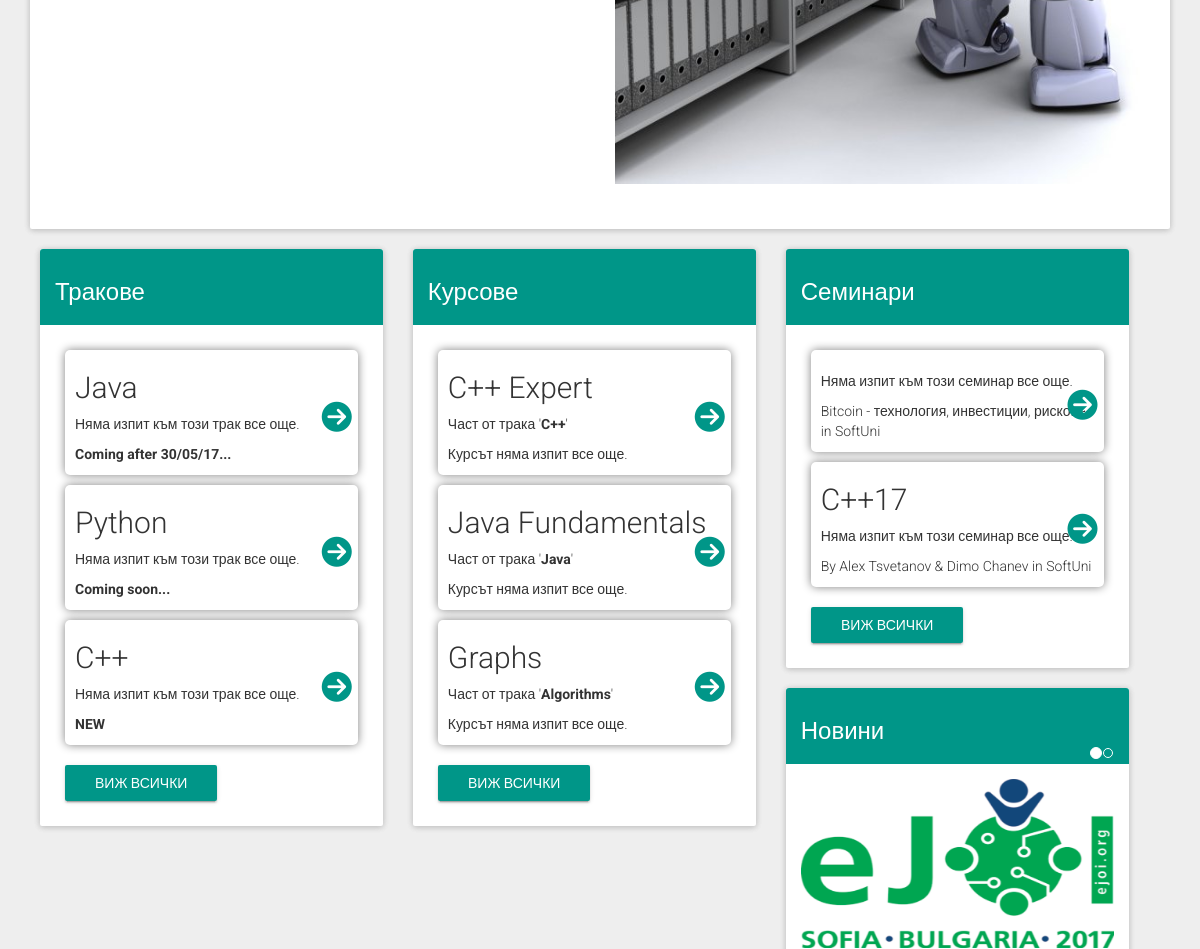
Before: / (middle part) with the older database file.
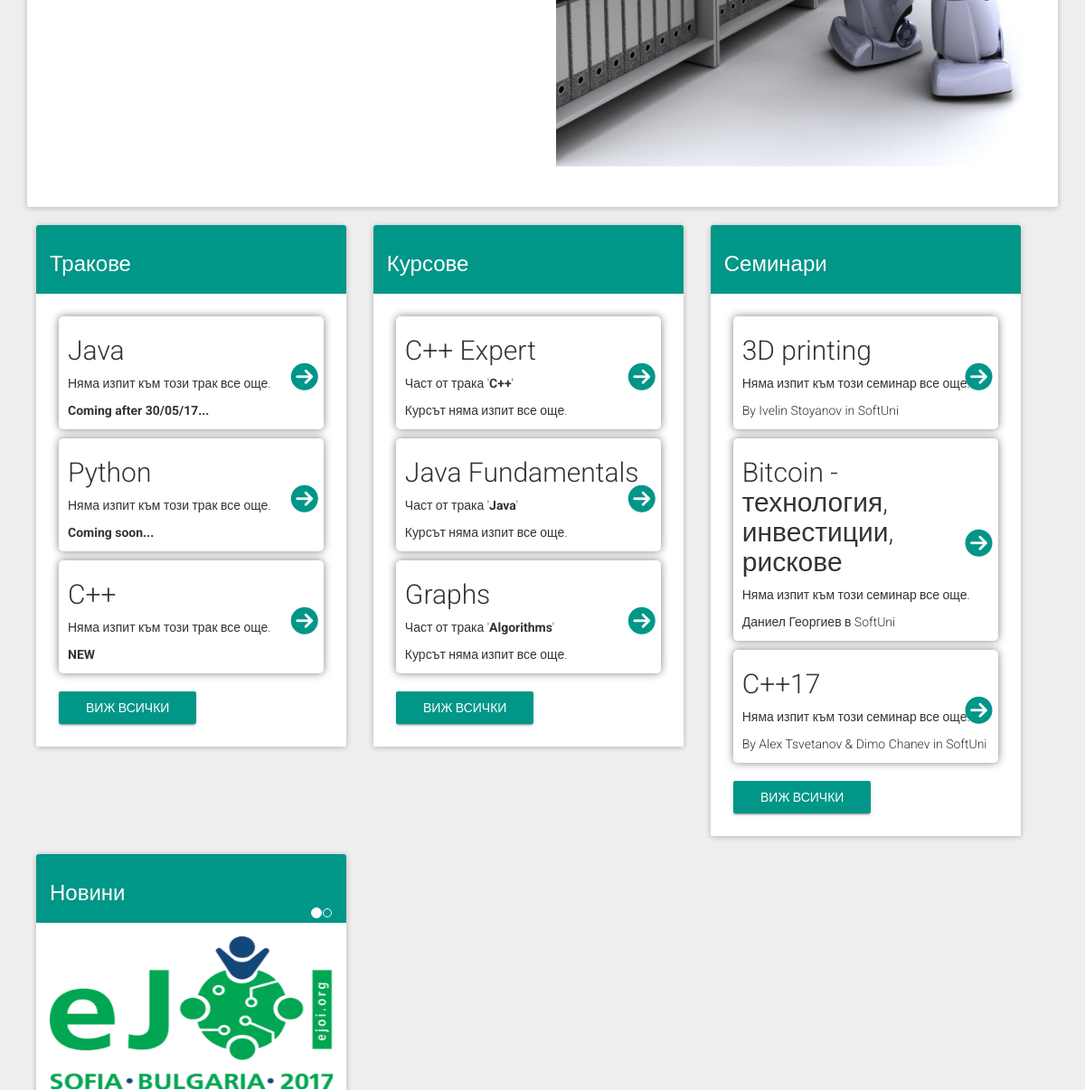
After: the same page with the newer database file.
### tables this page shows
CREATE TABLE `Tracks` (
  `Num` bigint(20) UNSIGNED NOT NULL,
  `ID` text NOT NULL,
  `Name` text NOT NULL,
  `Folder` text NOT NULL,
  `ExamLink` text NOT NULL,
  `Author` text NOT NULL
);

CREATE TABLE `Courses` (
  `Num` bigint(20) UNSIGNED NOT NULL,
  `ID` text NOT NULL,
  `Track` text NOT NULL,
  `Link` text NOT NULL,
  `Label` text NOT NULL,
  `ExamLink` text
);

CREATE TABLE `Seminars` (
  `Num` bigint(20) UNSIGNED NOT NULL,
  `ID` text NOT NULL,
  `Name` text NOT NULL,
  `Link` text NOT NULL,
  `Source` text NOT NULL,
  `Label` text NOT NULL,
  `ExamLink` text,
  `Author` text NOT NULL
);

CREATE TABLE `News` (
  `Num` bigint(20) UNSIGNED NOT NULL,
  `img` text NOT NULL,
  `alt` text NOT NULL,
  `intro` text NOT NULL,
  `info` text NOT NULL,
  `full_info` text NOT NULL,
  `when` text NOT NULL
);

### lib/mysql.php (called while the page is built, shortened)
<?php
	class MySQL
	{
		public  $servername = "localhost";
		private $username = "root";
		private $password = "tts2002";
		public $conn;
		function __construct (string $dbname_param)
		{
			$this->dbname = $dbname_param;
			$this->conn = new mysqli ($this->servername, $this->username, $this->password, $this->dbname);
		}
		function query (string $command)
		{
			return ($this->conn->query ($command));
		}
	}
?>

### lib/get/news.php (the view, shortened to what this page needs)
<?php
	include_once ($_SERVER["DOCUMENT_ROOT"] . "/lib/mysql.php");
	$dbname = "Infocourse";
	$conn = new MySQL ($dbname);
	$sql = "SELECT * FROM `News` ORDER BY `Num` DESC LIMIT 3";
	$result = $conn->query($sql);
	if ($result->num_rows > 0)
	{
		$items="";
		$index=0;
		while($row = $result->fetch_assoc())
		{
			if ($index == 0)
				$indicatiors = $indicatiors . '<li data-target="#carousel-news" data-slide-to="'.$index.'" class="indicator-item active"></li>';
			else
				$indicatiors = $indicatiors . '<li data-target="#carousel-news" data-slide-to="'.$index.'" class="indicator-item"></li>';
			if ($index == 0)
				$items = $items . ' <div class="news item active"> <div class="content"><a href="/news"> <img src="'.$row["img"].'" alt="'.$row["alt"].'"> </a> <div> <h3 class="post-title" title="'.$row["alt"].'"> <a href="/news">'.$row["alt"].'</a> </h3> <p class="home-page-news-description">'.$row["full_info"].'</p> </div></div> <p class="dots">&bull; &bull; &bull;</p> </div>';
			else
				$items = $items . ' <div class="news item"> <div class="content"><a href="/news"> <img src="'.$row["img"].'" alt="'.$row["alt"].'"> </a> <div> <h3 class="post-title" title="'.$row["alt"].'"> <a href="/news">'.$row["alt"].'</a> </h3> <p class="home-page-news-description">'.$row["full_info"].'</p> </div></div> <p class="dots">&bull; &bull; &bull;</p> </div>';
			$index ++;
		}
		echo '<div id="carousel-news" class="carousel slide news-slider" data-ride="carousel"> <ol class="carousel-indicators news-indicatiors"> '.$indicatiors.' </ol> <div class="carousel-inner" role="listbox"> '.$items.' </div> </div><script>$(\'#carousel-news\').carousel(); </script>';
	}
?>

### index.php (shortened to what this page needs)
<html lang="en"><head><link rel="stylesheet" href="/css/bootstrap.min.css"/><link rel="stylesheet" href="/css/bootstrap-material-design.min.css"/><link rel="stylesheet" href="/css/ripples.min.css"/><link rel="stylesheet" href="/css/snackbar.min.css"/><link rel="stylesheet" href="/css/extension.css"/><link href="/css/jumbotron.css" rel="stylesheet"/><link rel="stylesheet" href="/news/d9757859af.css"/><link rel="stylesheet" href="/node_modules/font-awesome/css/font-awesome.min.css"/>
</head><body>
<?php if (isset ($_SESSION["userid"])) { echo $_SESSION["name"]; } else { echo "Login"; } ?> <div class="container"><div class="row"><div class="col-md-12"><div class="panel panel-primary"><div class="panel-body"><?php include_once ($_SERVER["DOCUMENT_ROOT"] . "/lib/get/ait.php") ?><div class="col-md-6"><img src="/img/bot.jpg" class="img-responsive"/></div></div><div class="panel-body"><?php include_once ($_SERVER["DOCUMENT_ROOT"] . "/lib/get/ait.php") ?></div></div></div></div></div><ul class="row"><li class="col-md-4 col-sm-12 col-xs-12"><div class="panel panel-primary"><div class="panel-heading"><h3 class="list-title">Тракове</h3></div><div class="panel-body"><ul class="footer-list"><?php include_once ($_SERVER["DOCUMENT_ROOT"] . "/lib/get/mini-tracks.php");	?><li><a href="/trainings/tracks" style="margin-left: 10px; color: white !important;" class="btn btn-raised btn-success">Виж всички</a></li></ul></div></div></li><li class="col-md-4 col-sm-12 col-xs-12"><div class="panel panel-primary"><div class="panel-heading"><h3 class="list-title">Курсове</h3></div><div class="panel-body"><ul class="footer-list"><?php include_once ($_SERVER["DOCUMENT_ROOT"] . "/lib/get/mini-courses.php");	?><li><a href="/trainings/courses" style="margin-left: 10px; color: white !important;" class="btn btn-raised btn-success">Виж всички</a></li></ul></div></div></li><li class="col-md-4 col-sm-12 col-xs-12"><div class="panel panel-primary"><div class="panel-heading"><h3 class="list-title">Семинари</h3></div><div class="panel-body"><ul class="footer-list"><?php include_once ($_SERVER["DOCUMENT_ROOT"] . "/lib/get/mini-seminars.php");	?><li><a href="/trainings/seminars" style="margin-left: 10px; color: white !important;" class="btn btn-raised btn-success">Виж всички</a></li></ul></div></div></li><li class="col-md-4 col-sm-12 col-xs-12"><div class="panel panel-primary"><div class="panel-heading"><h3 class="list-title">Новини</h3></div><div class="panel-body"><?php include_once ($_SERVER["DOCUMENT_ROOT"] . "/lib/get/news.php");	?></div></div></li></ul></body></html>

### lib/get/mini-tracks.php
<?php
	include_once ($_SERVER["DOCUMENT_ROOT"] . "/lib/mysql.php");
	$dbname = "Infocourse";
	$conn = new MySQL ($dbname);
	$sql = "SELECT * FROM `Tracks` ORDER BY `Num` DESC LIMIT 3";
	$result = $conn->query($sql);
	if ($result->num_rows > 0)
	{
		while($row = $result->fetch_assoc())
		{
			echo "<li class=\"course-item\">";
			echo "<h2>{$row["Name"]} <a href=\"{$row["Folder"]}\"><i class=\"fa fa-arrow-circle-right right-arrow\" aria-hidden=\"true\"></i></a></h2>";
			if ($row["ExamLink"] != "#")
				echo "<a href=\"{$row["ExamLink"]}\" role=\"button\" class=\"btn btn-raised btn-success\">Към изпита »</a>";
			else
				echo "<p>Няма изпит към този трак все още.</p>";
			echo "<p>{$row["ID"]}</p>";
			echo "</li>";
		}
	}
?>

### lib/get/mini-courses.php
<?php
	include_once ($_SERVER["DOCUMENT_ROOT"] . "/lib/mysql.php");
	$dbname = "Infocourse";
	$conn = new MySQL ($dbname);
	$sql = "SELECT * FROM `Courses` ORDER BY `Num` DESC LIMIT 3";
	$result = $conn->query($sql);
	if ($result->num_rows > 0)
	{
		while($row = $result->fetch_assoc())
		{
			echo "<li class=\"course-item\">";
			echo "<h2>{$row["ID"]} <a href=\"{$row["Link"]}\"><i class=\"fa fa-arrow-circle-right right-arrow\" aria-hidden=\"true\"></i></a></h2>";
			echo "<p>Част от трака '<strong>{$row["Track"]}</strong>'</p>";
			if ($row["ExamLink"] != "#")
				echo "<a href=\"{$row["ExamLink"]}\" role=\"button\" class=\"btn btn-raised btn-success\">Към изпита »</a>";
			else
				echo "<p>Курсът няма изпит все още.</p>";
			echo "</li>";
		}
	}
?>

### lib/get/mini-seminars.php
<?php
	include_once ($_SERVER["DOCUMENT_ROOT"] . "/lib/mysql.php");
	$dbname = "Infocourse";
	$conn = new MySQL ($dbname);
	$sql = "SELECT * FROM `Seminars` ORDER BY `Num` DESC LIMIT 3";
	$result = $conn->query($sql);
	if ($result->num_rows > 0)
	{
		while($row = $result->fetch_assoc())
		{
			echo "<li class=\"course-item\">";
			echo "<h2>{$row["Name"]} <a href=\"{$row["Link"]}\"><i class=\"fa fa-arrow-circle-right right-arrow\" aria-hidden=\"true\"></i></a></h2>";
			if ($row["ExamLink"] != "#")
				echo "<a href=\"{$row["ExamLink"]}\" role=\"button\" class=\"btn btn-raised btn-success\">Към изпита »</a>";
			else
				echo "<p>Няма изпит към този семинар все още.</p>";
			echo "<p>{$row["Label"]}</p>";
			echo "</li>";
		}
	}
?>

### css/extension.css (style rules this page uses)
.course-item { background-color: #fff; box-shadow: 0 0 10px #808080; margin: 10px; padding: 1px 10px 1px; border-radius: 5px; position: relative; }
.course-item .right-arrow { display: inline-block; width: 22px; height: 22px; position: absolute; top: 50%; right: 14px; margin-top: -11px; margin-left: -36px; background-color: white; color: #009688; border-radius: 100%; font-size: 1em; }
.btn.btn-success, .btn.btn-success:hover, .btn.btn-success:focus { background-color: #009688 !important; }
ul.row li { list-style: none; color: inherit !important; }
ul.row a { text-decoration: none; color: inherit !important; }
.list-title { color: white; }
ul.row { color: inherit !important; }
ul.footer-list { margin: 0; padding: 0; }
.news-slider .news-indicatiors { width: auto; left: auto; top: -32px; right: 0; margin: 0; }
.carousel { height: 415px; }
.carousel .item { height: 415px; }
.carousel .item .content img { width: 100%; }
.carousel .item .content { height: 355px; overflow: hidden; text-overflow: ellipsis; }

Changed rows visible on the page:
added seminars: Name "3D printing", ExamLink "Няма изпит към този семинар все още.", Label "By Ivelin Stoyanov in SoftUni"
changed seminars: Name (not shown) → "Bitcoin - технология, инвестиции, рискове"; Label "Bitcoin - технология, инвестиции, рискове in SoftUni" → "Даниел Георгиев в SoftUni"
